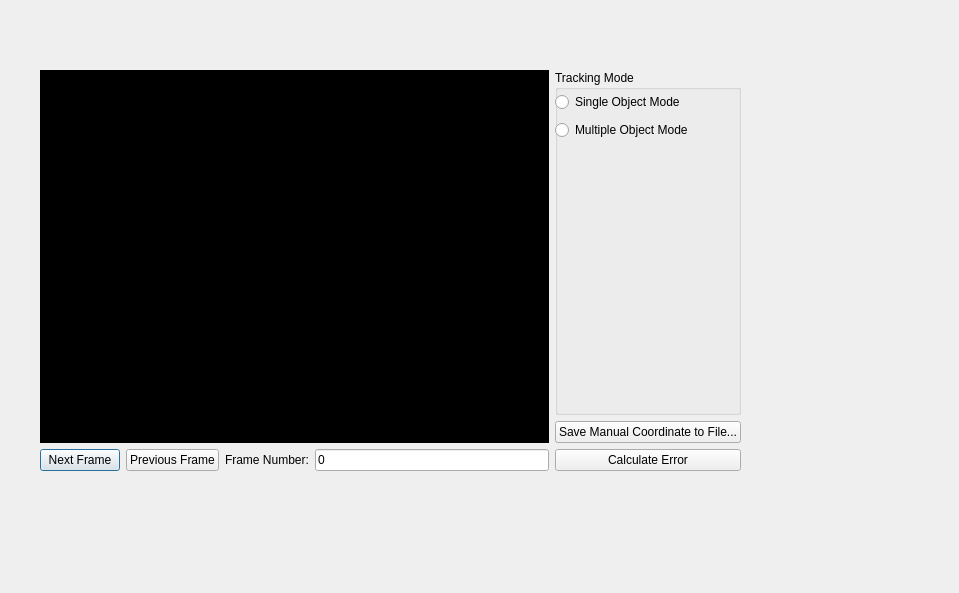
<?xml version="1.0" encoding="UTF-8"?>
<ui version="4.0">
 <class>ErrorCalculationDialog</class>
 <widget class="QDialog" name="ErrorCalculationDialog">
  <property name="geometry">
   <rect>
    <x>0</x>
    <y>0</y>
    <width>959</width>
    <height>593</height>
   </rect>
  </property>
  <property name="windowTitle">
   <string>Dialog</string>
  </property>
  <widget class="QWidget" name="">
   <property name="geometry">
    <rect>
     <x>40</x>
     <y>70</y>
     <width>701</width>
     <height>401</height>
    </rect>
   </property>
   <layout class="QHBoxLayout" name="horizontalLayout_2">
    <item>
     <layout class="QVBoxLayout" name="verticalLayout_3">
      <item>
       <widget class="QLabel" name="label">
        <property name="sizePolicy">
         <sizepolicy hsizetype="MinimumExpanding" vsizetype="MinimumExpanding">
          <horstretch>0</horstretch>
          <verstretch>0</verstretch>
         </sizepolicy>
        </property>
        <property name="minimumSize">
         <size>
          <width>320</width>
          <height>240</height>
         </size>
        </property>
        <property name="styleSheet">
         <string notr="true">Background-color: #000;</string>
        </property>
        <property name="text">
         <string/>
        </property>
       </widget>
      </item>
      <item>
       <layout class="QHBoxLayout" name="horizontalLayout">
        <item>
         <widget class="QPushButton" name="pushButton">
          <property name="text">
           <string>Next Frame</string>
          </property>
         </widget>
        </item>
        <item>
         <widget class="QPushButton" name="pushButton_2">
          <property name="text">
           <string>Previous Frame</string>
          </property>
         </widget>
        </item>
        <item>
         <widget class="QLabel" name="label_2">
          <property name="text">
           <string>Frame Number:</string>
          </property>
         </widget>
        </item>
        <item>
         <widget class="QLineEdit" name="lineEdit">
          <property name="text">
           <string>0</string>
          </property>
         </widget>
        </item>
       </layout>
      </item>
     </layout>
    </item>
    <item>
     <layout class="QVBoxLayout" name="verticalLayout_2">
      <item>
       <widget class="QGroupBox" name="groupBox">
        <property name="title">
         <string>Tracking Mode</string>
        </property>
        <widget class="QWidget" name="">
         <property name="geometry">
          <rect>
           <x>0</x>
           <y>20</y>
           <width>176</width>
           <height>54</height>
          </rect>
         </property>
         <layout class="QVBoxLayout" name="verticalLayout">
          <item>
           <widget class="QRadioButton" name="radioButton">
            <property name="text">
             <string>Single Object Mode</string>
            </property>
           </widget>
          </item>
          <item>
           <widget class="QRadioButton" name="radioButton_2">
            <property name="text">
             <string>Multiple Object Mode</string>
            </property>
           </widget>
          </item>
         </layout>
        </widget>
       </widget>
      </item>
      <item>
       <widget class="QPushButton" name="pushButton_3">
        <property name="text">
         <string>Save Manual Coordinate to File...</string>
        </property>
       </widget>
      </item>
      <item>
       <widget class="QPushButton" name="pushButton_4">
        <property name="text">
         <string>Calculate Error</string>
        </property>
       </widget>
      </item>
     </layout>
    </item>
   </layout>
  </widget>
 </widget>
 <resources/>
 <connections/>
</ui>
